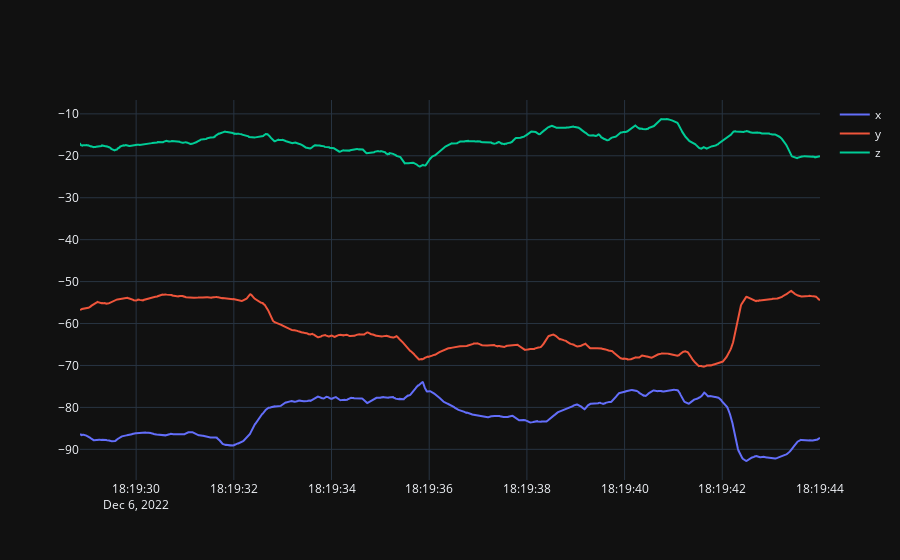

The code cell stored with this chart in its notebook:
### Code cell
df = pd.read_csv('./Data/2022-12-06_17-32-02/Magnetometer.csv')

df.index = pd.to_datetime(df['time'], unit = 'ns')

fig = go.Figure()

for axis in ['x', 'y', 'z']:
    fig.add_trace(go.Scatter(x = df.index, y = df[axis], name = axis))

fig.show()

### Figure 1 — Plotly figure (JSON) as saved in the notebook; plotly's stock layout.template omitted (floating-point values rounded to 4 significant figures; data arrays with more than 128 entries replaced by an {"elided": "..."} marker saying what was removed)
{"data": [{"name": "x", "x": {"elided": "1516 str values"}, "y": {"elided": "1516 float values"}, "type": "scatter"}, {"name": "y", "x": {"elided": "1516 str values"}, "y": {"elided": "1516 float values"}, "type": "scatter"}, {"name": "z", "x": {"elided": "1516 str values"}, "y": {"elided": "1516 float values"}, "type": "scatter"}], "layout": {}}
